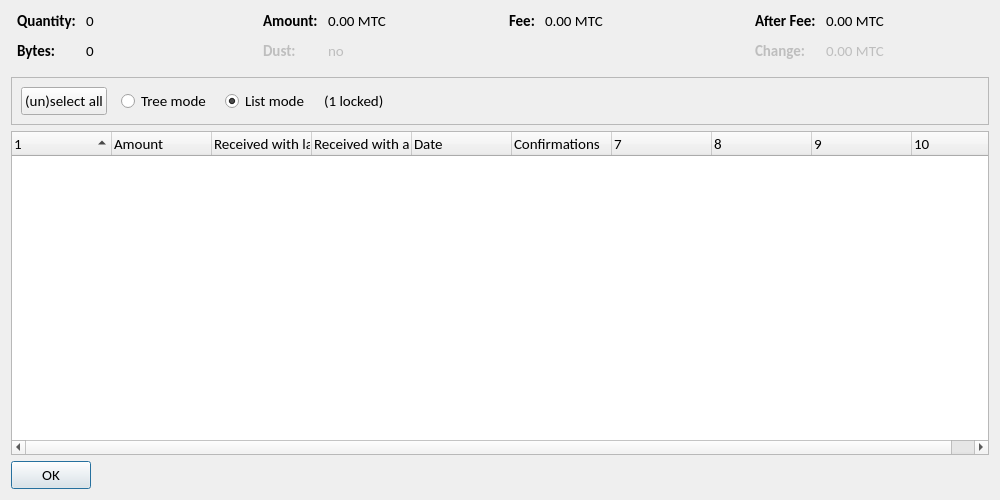
<?xml version="1.0" encoding="UTF-8"?>
<ui version="4.0">
 <class>CoinControlDialog</class>
 <widget class="QDialog" name="CoinControlDialog">
  <property name="geometry">
   <rect>
    <x>0</x>
    <y>0</y>
    <width>1000</width>
    <height>500</height>
   </rect>
  </property>
  <property name="windowTitle">
   <string>Coin Selection</string>
  </property>
  <layout class="QVBoxLayout" name="verticalLayout">
   <item>
    <layout class="QHBoxLayout" name="horizontalLayoutTop" stretch="0,0,0,0">
     <property name="topMargin">
      <number>0</number>
     </property>
     <property name="bottomMargin">
      <number>10</number>
     </property>
     <item>
      <layout class="QFormLayout" name="formLayoutCoinControl1">
       <property name="horizontalSpacing">
        <number>10</number>
       </property>
       <property name="verticalSpacing">
        <number>10</number>
       </property>
       <property name="leftMargin">
        <number>6</number>
       </property>
       <property name="rightMargin">
        <number>6</number>
       </property>
       <item row="0" column="0">
        <widget class="QLabel" name="labelCoinControlQuantityText">
         <property name="font">
          <font>
           <family>Calibri</family>
           <pointsize>11</pointsize>
           <weight>75</weight>
           <bold>true</bold>
          </font>
         </property>
         <property name="text">
          <string>Quantity:</string>
         </property>
        </widget>
       </item>
       <item row="0" column="1">
        <widget class="QLabel" name="labelCoinControlQuantity">
         <property name="font">
          <font>
           <family>Calibri</family>
           <pointsize>11</pointsize>
          </font>
         </property>
         <property name="cursor">
          <cursorShape>IBeamCursor</cursorShape>
         </property>
         <property name="contextMenuPolicy">
          <enum>Qt::ActionsContextMenu</enum>
         </property>
         <property name="text">
          <string notr="true">0</string>
         </property>
         <property name="textInteractionFlags">
          <set>Qt::LinksAccessibleByMouse|Qt::TextSelectableByKeyboard|Qt::TextSelectableByMouse</set>
         </property>
        </widget>
       </item>
       <item row="1" column="0">
        <widget class="QLabel" name="labelCoinControlBytesText">
         <property name="font">
          <font>
           <family>Calibri</family>
           <pointsize>11</pointsize>
           <weight>75</weight>
           <bold>true</bold>
          </font>
         </property>
         <property name="text">
          <string>Bytes:</string>
         </property>
        </widget>
       </item>
       <item row="1" column="1">
        <widget class="QLabel" name="labelCoinControlBytes">
         <property name="font">
          <font>
           <family>Calibri</family>
           <pointsize>11</pointsize>
          </font>
         </property>
         <property name="cursor">
          <cursorShape>IBeamCursor</cursorShape>
         </property>
         <property name="contextMenuPolicy">
          <enum>Qt::ActionsContextMenu</enum>
         </property>
         <property name="text">
          <string notr="true">0</string>
         </property>
         <property name="textInteractionFlags">
          <set>Qt::LinksAccessibleByMouse|Qt::TextSelectableByKeyboard|Qt::TextSelectableByMouse</set>
         </property>
        </widget>
       </item>
      </layout>
     </item>
     <item>
      <layout class="QFormLayout" name="formLayoutCoinControl2">
       <property name="horizontalSpacing">
        <number>10</number>
       </property>
       <property name="verticalSpacing">
        <number>10</number>
       </property>
       <property name="leftMargin">
        <number>6</number>
       </property>
       <property name="rightMargin">
        <number>6</number>
       </property>
       <item row="0" column="0">
        <widget class="QLabel" name="labelCoinControlAmountText">
         <property name="font">
          <font>
           <family>Calibri</family>
           <pointsize>11</pointsize>
           <weight>75</weight>
           <bold>true</bold>
          </font>
         </property>
         <property name="text">
          <string>Amount:</string>
         </property>
        </widget>
       </item>
       <item row="0" column="1">
        <widget class="QLabel" name="labelCoinControlAmount">
         <property name="font">
          <font>
           <family>Calibri</family>
           <pointsize>11</pointsize>
          </font>
         </property>
         <property name="cursor">
          <cursorShape>IBeamCursor</cursorShape>
         </property>
         <property name="contextMenuPolicy">
          <enum>Qt::ActionsContextMenu</enum>
         </property>
         <property name="text">
          <string notr="true">0.00 MTC</string>
         </property>
         <property name="textInteractionFlags">
          <set>Qt::LinksAccessibleByMouse|Qt::TextSelectableByKeyboard|Qt::TextSelectableByMouse</set>
         </property>
        </widget>
       </item>
       <item row="1" column="0">
        <widget class="QLabel" name="labelCoinControlLowOutputText">
         <property name="enabled">
          <bool>false</bool>
         </property>
         <property name="font">
          <font>
           <family>Calibri</family>
           <pointsize>11</pointsize>
           <weight>75</weight>
           <bold>true</bold>
          </font>
         </property>
         <property name="text">
          <string>Dust:</string>
         </property>
        </widget>
       </item>
       <item row="1" column="1">
        <widget class="QLabel" name="labelCoinControlLowOutput">
         <property name="enabled">
          <bool>false</bool>
         </property>
         <property name="font">
          <font>
           <family>Calibri</family>
           <pointsize>11</pointsize>
          </font>
         </property>
         <property name="cursor">
          <cursorShape>IBeamCursor</cursorShape>
         </property>
         <property name="contextMenuPolicy">
          <enum>Qt::ActionsContextMenu</enum>
         </property>
         <property name="text">
          <string notr="true">no</string>
         </property>
         <property name="textInteractionFlags">
          <set>Qt::LinksAccessibleByMouse|Qt::TextSelectableByKeyboard|Qt::TextSelectableByMouse</set>
         </property>
        </widget>
       </item>
      </layout>
     </item>
     <item>
      <layout class="QFormLayout" name="formLayoutCoinControl3">
       <property name="horizontalSpacing">
        <number>10</number>
       </property>
       <property name="verticalSpacing">
        <number>10</number>
       </property>
       <property name="leftMargin">
        <number>6</number>
       </property>
       <property name="rightMargin">
        <number>6</number>
       </property>
       <item row="0" column="0">
        <widget class="QLabel" name="labelCoinControlFeeText">
         <property name="font">
          <font>
           <family>Calibri</family>
           <pointsize>11</pointsize>
           <weight>75</weight>
           <bold>true</bold>
          </font>
         </property>
         <property name="text">
          <string>Fee:</string>
         </property>
        </widget>
       </item>
       <item row="0" column="1">
        <widget class="QLabel" name="labelCoinControlFee">
         <property name="font">
          <font>
           <family>Calibri</family>
           <pointsize>11</pointsize>
          </font>
         </property>
         <property name="cursor">
          <cursorShape>IBeamCursor</cursorShape>
         </property>
         <property name="contextMenuPolicy">
          <enum>Qt::ActionsContextMenu</enum>
         </property>
         <property name="text">
          <string notr="true">0.00 MTC</string>
         </property>
         <property name="textInteractionFlags">
          <set>Qt::LinksAccessibleByMouse|Qt::TextSelectableByKeyboard|Qt::TextSelectableByMouse</set>
         </property>
        </widget>
       </item>
      </layout>
     </item>
     <item>
      <layout class="QFormLayout" name="formLayoutCoinControl4">
       <property name="horizontalSpacing">
        <number>10</number>
       </property>
       <property name="verticalSpacing">
        <number>10</number>
       </property>
       <property name="leftMargin">
        <number>6</number>
       </property>
       <property name="rightMargin">
        <number>6</number>
       </property>
       <item row="0" column="0">
        <widget class="QLabel" name="labelCoinControlAfterFeeText">
         <property name="font">
          <font>
           <family>Calibri</family>
           <pointsize>11</pointsize>
           <weight>75</weight>
           <bold>true</bold>
          </font>
         </property>
         <property name="text">
          <string>After Fee:</string>
         </property>
        </widget>
       </item>
       <item row="0" column="1">
        <widget class="QLabel" name="labelCoinControlAfterFee">
         <property name="font">
          <font>
           <family>Calibri</family>
           <pointsize>11</pointsize>
          </font>
         </property>
         <property name="cursor">
          <cursorShape>IBeamCursor</cursorShape>
         </property>
         <property name="contextMenuPolicy">
          <enum>Qt::ActionsContextMenu</enum>
         </property>
         <property name="text">
          <string notr="true">0.00 MTC</string>
         </property>
         <property name="textInteractionFlags">
          <set>Qt::LinksAccessibleByMouse|Qt::TextSelectableByKeyboard|Qt::TextSelectableByMouse</set>
         </property>
        </widget>
       </item>
       <item row="1" column="0">
        <widget class="QLabel" name="labelCoinControlChangeText">
         <property name="enabled">
          <bool>false</bool>
         </property>
         <property name="font">
          <font>
           <family>Calibri</family>
           <pointsize>11</pointsize>
           <weight>75</weight>
           <bold>true</bold>
          </font>
         </property>
         <property name="text">
          <string>Change:</string>
         </property>
        </widget>
       </item>
       <item row="1" column="1">
        <widget class="QLabel" name="labelCoinControlChange">
         <property name="enabled">
          <bool>false</bool>
         </property>
         <property name="font">
          <font>
           <family>Calibri</family>
           <pointsize>11</pointsize>
          </font>
         </property>
         <property name="cursor">
          <cursorShape>IBeamCursor</cursorShape>
         </property>
         <property name="contextMenuPolicy">
          <enum>Qt::ActionsContextMenu</enum>
         </property>
         <property name="text">
          <string notr="true">0.00 MTC</string>
         </property>
         <property name="textInteractionFlags">
          <set>Qt::LinksAccessibleByMouse|Qt::TextSelectableByKeyboard|Qt::TextSelectableByMouse</set>
         </property>
        </widget>
       </item>
      </layout>
     </item>
    </layout>
   </item>
   <item>
    <widget class="QFrame" name="frame">
     <property name="minimumSize">
      <size>
       <width>0</width>
       <height>40</height>
      </size>
     </property>
     <property name="frameShape">
      <enum>QFrame::StyledPanel</enum>
     </property>
     <property name="frameShadow">
      <enum>QFrame::Sunken</enum>
     </property>
     <layout class="QHBoxLayout" name="horizontalLayout">
      <item>
       <layout class="QHBoxLayout" name="horizontalLayoutPanel" stretch="0,0,0,0,0">
        <property name="spacing">
         <number>14</number>
        </property>
        <item>
         <widget class="QPushButton" name="pushButtonSelectAll">
          <property name="sizePolicy">
           <sizepolicy hsizetype="Maximum" vsizetype="Fixed">
            <horstretch>0</horstretch>
            <verstretch>0</verstretch>
           </sizepolicy>
          </property>
          <property name="font">
           <font>
            <family>Calibri</family>
            <pointsize>11</pointsize>
           </font>
          </property>
          <property name="text">
           <string>(un)select all</string>
          </property>
          <property name="autoDefault">
           <bool>false</bool>
          </property>
         </widget>
        </item>
        <item>
         <widget class="QRadioButton" name="radioTreeMode">
          <property name="sizePolicy">
           <sizepolicy hsizetype="Maximum" vsizetype="Fixed">
            <horstretch>0</horstretch>
            <verstretch>0</verstretch>
           </sizepolicy>
          </property>
          <property name="font">
           <font>
            <family>Calibri</family>
            <pointsize>11</pointsize>
           </font>
          </property>
          <property name="text">
           <string>Tree mode</string>
          </property>
         </widget>
        </item>
        <item>
         <widget class="QRadioButton" name="radioListMode">
          <property name="sizePolicy">
           <sizepolicy hsizetype="Maximum" vsizetype="Fixed">
            <horstretch>0</horstretch>
            <verstretch>0</verstretch>
           </sizepolicy>
          </property>
          <property name="font">
           <font>
            <family>Calibri</family>
            <pointsize>11</pointsize>
           </font>
          </property>
          <property name="text">
           <string>List mode</string>
          </property>
          <property name="checked">
           <bool>true</bool>
          </property>
         </widget>
        </item>
        <item>
         <widget class="QLabel" name="labelLocked">
          <property name="font">
           <font>
            <family>Calibri</family>
            <pointsize>11</pointsize>
           </font>
          </property>
          <property name="text">
           <string notr="true">(1 locked)</string>
          </property>
         </widget>
        </item>
        <item>
         <spacer name="horizontalSpacer">
          <property name="orientation">
           <enum>Qt::Horizontal</enum>
          </property>
          <property name="sizeHint" stdset="0">
           <size>
            <width>40</width>
            <height>20</height>
           </size>
          </property>
         </spacer>
        </item>
       </layout>
      </item>
     </layout>
    </widget>
   </item>
   <item>
    <widget class="CoinControlTreeWidget" name="treeWidget">
     <property name="font">
      <font>
       <family>Calibri</family>
       <pointsize>11</pointsize>
      </font>
     </property>
     <property name="contextMenuPolicy">
      <enum>Qt::CustomContextMenu</enum>
     </property>
     <property name="sortingEnabled">
      <bool>false</bool>
     </property>
     <property name="columnCount">
      <number>10</number>
     </property>
     <attribute name="headerShowSortIndicator" stdset="0">
      <bool>true</bool>
     </attribute>
     <attribute name="headerStretchLastSection">
      <bool>false</bool>
     </attribute>
     <column>
      <property name="text">
       <string/>
      </property>
     </column>
     <column>
      <property name="text">
       <string>Amount</string>
      </property>
     </column>
     <column>
      <property name="text">
       <string>Received with label</string>
      </property>
     </column>
     <column>
      <property name="text">
       <string>Received with address</string>
      </property>
     </column>
     <column>
      <property name="text">
       <string>Date</string>
      </property>
     </column>
     <column>
      <property name="text">
       <string>Confirmations</string>
      </property>
      <property name="toolTip">
       <string>Confirmed</string>
      </property>
     </column>
     <column>
      <property name="text">
       <string/>
      </property>
     </column>
     <column>
      <property name="text">
       <string/>
      </property>
     </column>
     <column>
      <property name="text">
       <string/>
      </property>
     </column>
     <column>
      <property name="text">
       <string/>
      </property>
     </column>
    </widget>
   </item>
   <item>
    <widget class="QDialogButtonBox" name="buttonBox">
     <property name="sizePolicy">
      <sizepolicy hsizetype="Maximum" vsizetype="Fixed">
       <horstretch>0</horstretch>
       <verstretch>0</verstretch>
      </sizepolicy>
     </property>
     <property name="font">
      <font>
       <family>Calibri</family>
       <pointsize>11</pointsize>
      </font>
     </property>
     <property name="orientation">
      <enum>Qt::Horizontal</enum>
     </property>
     <property name="standardButtons">
      <set>QDialogButtonBox::Ok</set>
     </property>
    </widget>
   </item>
  </layout>
 </widget>
 <customwidgets>
  <customwidget>
   <class>CoinControlTreeWidget</class>
   <extends>QTreeWidget</extends>
   <header>qt/coincontroltreewidget.h</header>
  </customwidget>
 </customwidgets>
 <resources/>
 <connections/>
</ui>
